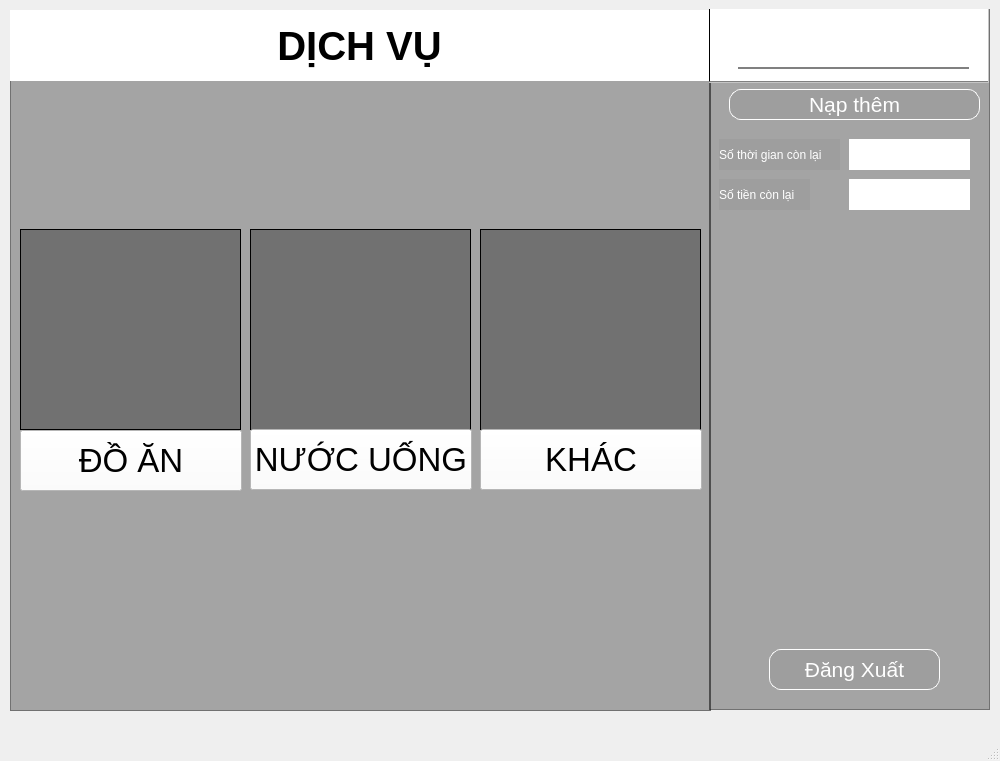
<?xml version="1.0" encoding="UTF-8"?>
<ui version="4.0">
 <class>MainWindow</class>
 <widget class="QMainWindow" name="MainWindow">
  <property name="geometry">
   <rect>
    <x>0</x>
    <y>0</y>
    <width>1000</width>
    <height>761</height>
   </rect>
  </property>
  <property name="windowTitle">
   <string>MainWindow</string>
  </property>
  <widget class="QWidget" name="centralwidget">
   <widget class="QFrame" name="frame">
    <property name="geometry">
     <rect>
      <x>10</x>
      <y>10</y>
      <width>701</width>
      <height>701</height>
     </rect>
    </property>
    <property name="styleSheet">
     <string notr="true">background-color: rgba(0,0,0,80);
</string>
    </property>
    <property name="frameShape">
     <enum>QFrame::StyledPanel</enum>
    </property>
    <property name="frameShadow">
     <enum>QFrame::Raised</enum>
    </property>
    <widget class="QLabel" name="label">
     <property name="geometry">
      <rect>
       <x>0</x>
       <y>0</y>
       <width>699</width>
       <height>71</height>
      </rect>
     </property>
     <property name="font">
      <font>
       <pointsize>30</pointsize>
       <weight>75</weight>
       <bold>true</bold>
      </font>
     </property>
     <property name="styleSheet">
      <string notr="true">background-color:#fff;
color:black;</string>
     </property>
     <property name="text">
      <string>DỊCH VỤ</string>
     </property>
     <property name="alignment">
      <set>Qt::AlignCenter</set>
     </property>
    </widget>
    <widget class="QPushButton" name="btn_doan_2">
     <property name="geometry">
      <rect>
       <x>10</x>
       <y>219</y>
       <width>221</width>
       <height>201</height>
      </rect>
     </property>
     <property name="styleSheet">
      <string notr="true">border: 1px solid black;</string>
     </property>
     <property name="text">
      <string/>
     </property>
     <property name="icon">
      <iconset>
       <normaloff>../Icon &amp; image/Screenshot 2025-09-23 at 22.00.45.png</normaloff>../Icon &amp; image/Screenshot 2025-09-23 at 22.00.45.png</iconset>
     </property>
     <property name="iconSize">
      <size>
       <width>250</width>
       <height>265</height>
      </size>
     </property>
    </widget>
    <widget class="QPushButton" name="btn_nuoc_2">
     <property name="geometry">
      <rect>
       <x>240</x>
       <y>219</y>
       <width>221</width>
       <height>201</height>
      </rect>
     </property>
     <property name="styleSheet">
      <string notr="true">border: 1px solid black;</string>
     </property>
     <property name="text">
      <string/>
     </property>
     <property name="icon">
      <iconset>
       <normaloff>../Icon &amp; image/Screenshot 2025-09-23 at 20.48.28.png</normaloff>../Icon &amp; image/Screenshot 2025-09-23 at 20.48.28.png</iconset>
     </property>
     <property name="iconSize">
      <size>
       <width>236</width>
       <height>227</height>
      </size>
     </property>
    </widget>
    <widget class="QPushButton" name="btn_khac_2">
     <property name="geometry">
      <rect>
       <x>470</x>
       <y>219</y>
       <width>221</width>
       <height>201</height>
      </rect>
     </property>
     <property name="styleSheet">
      <string notr="true">border: 1px solid black;</string>
     </property>
     <property name="text">
      <string/>
     </property>
     <property name="icon">
      <iconset>
       <normaloff>../Icon &amp; image/Screenshot 2025-09-23 at 22.19.22.png</normaloff>../Icon &amp; image/Screenshot 2025-09-23 at 22.19.22.png</iconset>
     </property>
     <property name="iconSize">
      <size>
       <width>228</width>
       <height>250</height>
      </size>
     </property>
    </widget>
    <widget class="QPushButton" name="btn_doan">
     <property name="geometry">
      <rect>
       <x>10</x>
       <y>420</y>
       <width>222</width>
       <height>61</height>
      </rect>
     </property>
     <property name="font">
      <font>
       <pointsize>25</pointsize>
      </font>
     </property>
     <property name="styleSheet">
      <string notr="true">background-color:white;
color:black;</string>
     </property>
     <property name="text">
      <string>ĐỒ ĂN</string>
     </property>
    </widget>
    <widget class="QPushButton" name="btn_nuoc">
     <property name="geometry">
      <rect>
       <x>240</x>
       <y>419</y>
       <width>222</width>
       <height>61</height>
      </rect>
     </property>
     <property name="font">
      <font>
       <pointsize>25</pointsize>
      </font>
     </property>
     <property name="styleSheet">
      <string notr="true">background-color:white;
color:black;</string>
     </property>
     <property name="text">
      <string>NƯỚC UỐNG</string>
     </property>
    </widget>
    <widget class="QPushButton" name="btn_khac">
     <property name="geometry">
      <rect>
       <x>470</x>
       <y>419</y>
       <width>222</width>
       <height>61</height>
      </rect>
     </property>
     <property name="font">
      <font>
       <pointsize>25</pointsize>
      </font>
     </property>
     <property name="styleSheet">
      <string notr="true">background-color:white;
color:black;</string>
     </property>
     <property name="text">
      <string>KHÁC</string>
     </property>
    </widget>
   </widget>
   <widget class="QFrame" name="frame_2">
    <property name="geometry">
     <rect>
      <x>709</x>
      <y>9</y>
      <width>281</width>
      <height>701</height>
     </rect>
    </property>
    <property name="styleSheet">
     <string notr="true">background-color:rgba(0,0,0,80)</string>
    </property>
    <property name="frameShape">
     <enum>QFrame::StyledPanel</enum>
    </property>
    <property name="frameShadow">
     <enum>QFrame::Raised</enum>
    </property>
    <widget class="QFrame" name="frame_3">
     <property name="geometry">
      <rect>
       <x>-1</x>
       <y>-1</y>
       <width>281</width>
       <height>75</height>
      </rect>
     </property>
     <property name="styleSheet">
      <string notr="true">border-bottom:2px solid gray;
background-color:white;
border-left:2px solid black;</string>
     </property>
     <property name="frameShape">
      <enum>QFrame::StyledPanel</enum>
     </property>
     <property name="frameShadow">
      <enum>QFrame::Raised</enum>
     </property>
     <widget class="QLabel" name="lb_tentk">
      <property name="geometry">
       <rect>
        <x>30</x>
        <y>20</y>
        <width>231</width>
        <height>41</height>
       </rect>
      </property>
      <property name="styleSheet">
       <string notr="true">color:black;
border-left:none;</string>
      </property>
      <property name="text">
       <string/>
      </property>
     </widget>
    </widget>
    <widget class="QLabel" name="label_3">
     <property name="geometry">
      <rect>
       <x>10</x>
       <y>130</y>
       <width>121</width>
       <height>31</height>
      </rect>
     </property>
     <property name="styleSheet">
      <string notr="true">color:white;
background-color: rgba(0,0,0,10);


</string>
     </property>
     <property name="text">
      <string>Số thời gian còn lại</string>
     </property>
    </widget>
    <widget class="QLabel" name="label_4">
     <property name="geometry">
      <rect>
       <x>10</x>
       <y>170</y>
       <width>91</width>
       <height>31</height>
      </rect>
     </property>
     <property name="styleSheet">
      <string notr="true">color:white;
background-color: rgba(0,0,0,10);</string>
     </property>
     <property name="text">
      <string>Số tiền còn lại</string>
     </property>
    </widget>
    <widget class="QPushButton" name="btn_dangxuat">
     <property name="geometry">
      <rect>
       <x>60</x>
       <y>640</y>
       <width>171</width>
       <height>41</height>
      </rect>
     </property>
     <property name="font">
      <font>
       <pointsize>16</pointsize>
      </font>
     </property>
     <property name="styleSheet">
      <string notr="true">border: 1px solid white;
color:white;
border-radius:12px;
color:white;
background-color: rgba(0,0,0,10);</string>
     </property>
     <property name="text">
      <string>Đăng Xuất</string>
     </property>
    </widget>
    <widget class="QLabel" name="lb_thoigianconlai">
     <property name="geometry">
      <rect>
       <x>140</x>
       <y>130</y>
       <width>121</width>
       <height>31</height>
      </rect>
     </property>
     <property name="styleSheet">
      <string notr="true">background-color:white;
color:black;</string>
     </property>
     <property name="text">
      <string/>
     </property>
    </widget>
    <widget class="QLabel" name="lb_tienconlai">
     <property name="geometry">
      <rect>
       <x>140</x>
       <y>170</y>
       <width>121</width>
       <height>31</height>
      </rect>
     </property>
     <property name="styleSheet">
      <string notr="true">background-color:white;
color:black;</string>
     </property>
     <property name="text">
      <string/>
     </property>
    </widget>
    <widget class="QPushButton" name="btn_napthem">
     <property name="geometry">
      <rect>
       <x>20</x>
       <y>80</y>
       <width>251</width>
       <height>31</height>
      </rect>
     </property>
     <property name="font">
      <font>
       <pointsize>16</pointsize>
      </font>
     </property>
     <property name="styleSheet">
      <string notr="true">border: 1px solid white;
color:white;
border-radius:12px;
color:white;
background-color: rgba(0,0,0,10);</string>
     </property>
     <property name="text">
      <string>Nạp thêm</string>
     </property>
    </widget>
   </widget>
  </widget>
  <widget class="QMenuBar" name="menubar">
   <property name="geometry">
    <rect>
     <x>0</x>
     <y>0</y>
     <width>1000</width>
     <height>24</height>
    </rect>
   </property>
  </widget>
  <widget class="QStatusBar" name="statusbar"/>
 </widget>
 <resources/>
 <connections/>
</ui>
